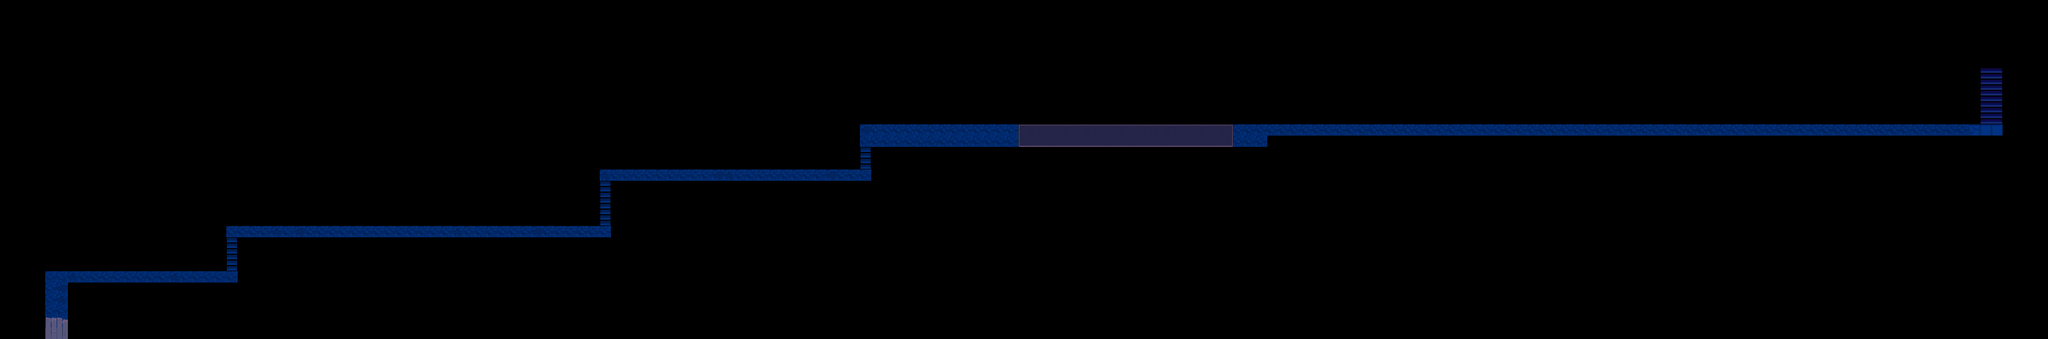

A level layout from a 2D game, rendered from its tile map. Below: a short description, then the map file with tile-grid data replaced by summaries:
An orthogonal 181x30 tile map with 40x40 px tiles, 3 tile layers (tiles_main, tiles_mid, tiles_wood), 2 tilesets and 31 objects (4x prophecy, 4x script, interactable, roomglow, entry, ...).

<map version="1.10" tiledversion="1.12.1" orientation="orthogonal" renderorder="right-down" width="181" height="30" tilewidth="40" tileheight="40" infinite="0" nextlayerid="8" nextobjectid="33">
 <editorsettings>
  <export target="data.lua" format="lua" />
 </editorsettings>
 <properties>
  <property name="music" value="creepychase" />
 </properties>
 <tileset firstgid="1" source="../../tilesets/church_library_2.tsx" />
 <tileset firstgid="261" source="../../tilesets/bg_dw_church_c_tileset.tsx" />
 <layer id="2" name="tiles_main" width="181" height="30">
  <data>[5430 cells, 191 non-empty, 6 distinct tile ids]</data>
 </layer>
 <layer id="3" name="tiles_mid" width="181" height="30">
  <data>[5430 cells, 51 non-empty, 12 distinct tile ids]</data>
 </layer>
 <layer id="1" name="tiles_wood" width="181" height="30">
  <data>[5430 cells, 4 non-empty, 4 distinct tile ids]</data>
 </layer>
 <objectgroup color="#0000ff" id="4" name="collisions">
  <object id="1" x="240" y="1000" width="40" height="200" />
  <object id="2" x="120" y="920" width="40" height="280" />
  <object id="3" x="160" y="920" width="640" height="40" />
  <object id="4" x="280" y="1000" width="600" height="40" />
  <object id="5" x="840" y="840" width="40" height="160" />
  <object id="6" x="760" y="760" width="40" height="160" />
  <object id="7" x="800" y="760" width="1320" height="40" />
  <object id="8" x="880" y="840" width="1320" height="40" />
  <object id="9" x="2160" y="640" width="40" height="200" />
  <object id="10" x="2080" y="560" width="40" height="200" />
  <object id="11" x="2120" y="560" width="920" height="40" />
  <object id="12" x="2200" y="640" width="920" height="40" />
  <object id="13" x="3080" y="520" width="40" height="120" />
  <object id="14" x="3000" y="400" width="40" height="160" />
  <object id="15" x="3040" y="400" width="3960" height="40" />
  <object id="16" x="4480" y="480" width="2600" height="40" />
  <object id="17" x="3120" y="520" width="1360" height="40" />
  <object id="18" x="7080" y="240" width="40" height="280" />
  <object id="19" x="6960" y="240" width="40" height="160" />
 </objectgroup>
 <objectgroup color="#ff00ff" id="7" name="objects">
  <object id="22" name="interactable" x="160" y="1200" width="80" height="40">
   <properties>
    <property name="solid" type="bool" value="true" />
    <property name="text" value="* (You can't go back now.)" />
   </properties>
  </object>
  <object id="23" name="prophecy" x="480" y="940">
   <properties>
    <property name="alwaysvisible" type="bool" value="true" />
    <property name="break_delay" type="int" value="0" />
    <property name="text">THE LAST PROPHECY.
THE STORY'S END.</property>
    <property name="texture" value="initial2" />
   </properties>
   <point />
  </object>
  <object id="24" name="prophecy" x="1720" y="780">
   <properties>
    <property name="alwaysvisible" type="bool" value="true" />
    <property name="break_delay" type="int" value="0" />
    <property name="text">AND THEN. WHEN ALL HOPE
IS LOST FOR THE TALE</property>
    <property name="texture" value="end" />
   </properties>
   <point />
  </object>
  <object id="25" name="script" x="1560" y="800" width="40" height="40">
   <properties>
    <property name="once" type="bool" value="false" />
    <property name="script" value="breakprophecy" />
   </properties>
  </object>
  <object id="26" name="prophecy" x="2560" y="580">
   <properties>
    <property name="alwaysvisible" type="bool" value="true" />
    <property name="break_delay" type="int" value="0" />
    <property name="text" value="THE FINAL TRAGEDY UNVEILS." />
    <property name="texture" value="end" />
   </properties>
   <point />
  </object>
  <object id="27" name="prophecy" x="3280" y="420">
   <properties>
    <property name="alwaysvisible" type="bool" value="true" />
    <property name="break_delay" type="int" value="0" />
    <property name="text">TO SAVE THE WORLDS,
THERE IS ONLY ONE WAY.</property>
    <property name="texture" value="initial2" />
   </properties>
   <point />
  </object>
  <object id="28" name="script" x="2440" y="600" width="40" height="40">
   <properties>
    <property name="once" type="bool" value="false" />
    <property name="script" value="breakprophecy" />
   </properties>
  </object>
  <object id="29" name="script" x="3200" y="440" width="40" height="80">
   <properties>
    <property name="once" type="bool" value="false" />
    <property name="script" value="breakprophecy" />
   </properties>
  </object>
  <object id="30" name="script" x="3240" y="440" width="40" height="80">
   <properties>
    <property name="cutscene" value="finalprophecy.final" />
    <property name="once" type="bool" value="false" />
   </properties>
  </object>
  <object id="32" name="roomglow" x="320" y="1160" width="40" height="40">
   <properties>
    <property name="active" type="bool" value="true" />
   </properties>
  </object>
 </objectgroup>
 <objectgroup color="#aa00ff" id="6" name="markers">
  <object id="21" name="entry" x="200" y="1160">
   <point />
  </object>
  <object id="31" name="ralsei_marker" x="3400" y="490">
   <point />
  </object>
 </objectgroup>
 <objectgroup color="#55ff00" id="5" name="controllers" />
</map>
